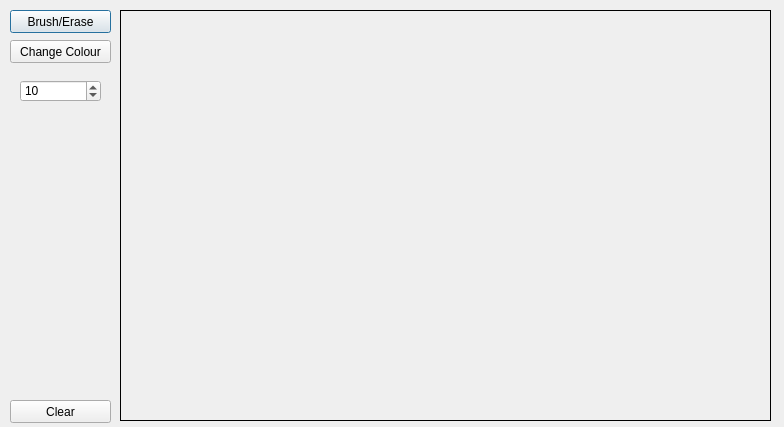
<?xml version="1.0" encoding="UTF-8"?>
<ui version="4.0">
 <class>Dialog</class>
 <widget class="QDialog" name="Dialog">
  <property name="geometry">
   <rect>
    <x>0</x>
    <y>0</y>
    <width>784</width>
    <height>427</height>
   </rect>
  </property>
  <property name="sizePolicy">
   <sizepolicy hsizetype="Fixed" vsizetype="Fixed">
    <horstretch>0</horstretch>
    <verstretch>0</verstretch>
   </sizepolicy>
  </property>
  <property name="minimumSize">
   <size>
    <width>784</width>
    <height>427</height>
   </size>
  </property>
  <property name="maximumSize">
   <size>
    <width>784</width>
    <height>427</height>
   </size>
  </property>
  <property name="windowTitle">
   <string>Dialog</string>
  </property>
  <widget class="QStackedWidget" name="DrawingFrame">
   <property name="geometry">
    <rect>
     <x>120</x>
     <y>10</y>
     <width>651</width>
     <height>411</height>
    </rect>
   </property>
   <property name="frameShape">
    <enum>QFrame::Box</enum>
   </property>
   <property name="frameShadow">
    <enum>QFrame::Plain</enum>
   </property>
   <widget class="QWidget" name="page"/>
   <widget class="QWidget" name="page_2"/>
  </widget>
  <widget class="QPushButton" name="BrushErase_Button">
   <property name="geometry">
    <rect>
     <x>10</x>
     <y>10</y>
     <width>101</width>
     <height>23</height>
    </rect>
   </property>
   <property name="text">
    <string>Brush/Erase</string>
   </property>
  </widget>
  <widget class="QPushButton" name="ChangeColour_Button">
   <property name="geometry">
    <rect>
     <x>10</x>
     <y>40</y>
     <width>101</width>
     <height>23</height>
    </rect>
   </property>
   <property name="text">
    <string>Change Colour</string>
   </property>
  </widget>
  <widget class="QSpinBox" name="Thickness_Spinner">
   <property name="geometry">
    <rect>
     <x>20</x>
     <y>80</y>
     <width>81</width>
     <height>22</height>
    </rect>
   </property>
   <property name="value">
    <number>10</number>
   </property>
  </widget>
  <widget class="QPushButton" name="Clear_Button">
   <property name="geometry">
    <rect>
     <x>10</x>
     <y>400</y>
     <width>101</width>
     <height>23</height>
    </rect>
   </property>
   <property name="text">
    <string>Clear</string>
   </property>
  </widget>
 </widget>
 <resources/>
 <connections/>
</ui>
